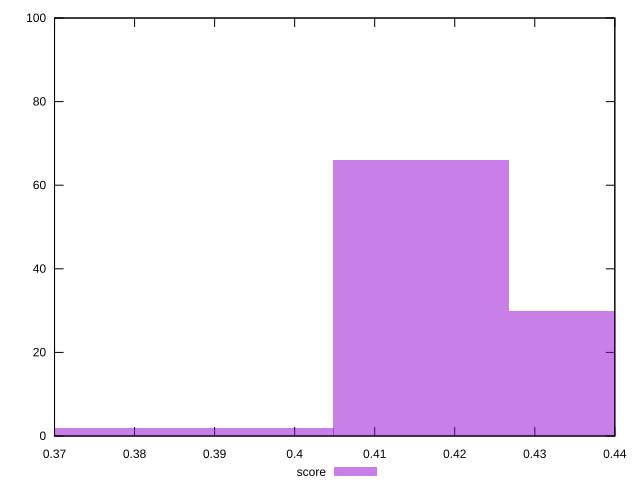

Write gnuplot code to recreate this figure.
reset

$score <<EOF
0.3720274190618394 2
0.41579535071617346 66
0.43767931654334047 30
0.39391138488900646 2
EOF

set key outside below
set boxwidth 0.021883965827167024
set xrange [0.37:0.44]
set yrange [0:100]
set trange [0:100]
set style fill transparent solid 0.5 noborder
set terminal svg size 640, 490 enhanced background rgb 'white'
set output "report_00017_2021-02-10T15-08-03.406Z/render-blocking-resources/samples/pages/score/histogram.svg"

plot $score title "score" with boxes

reset
